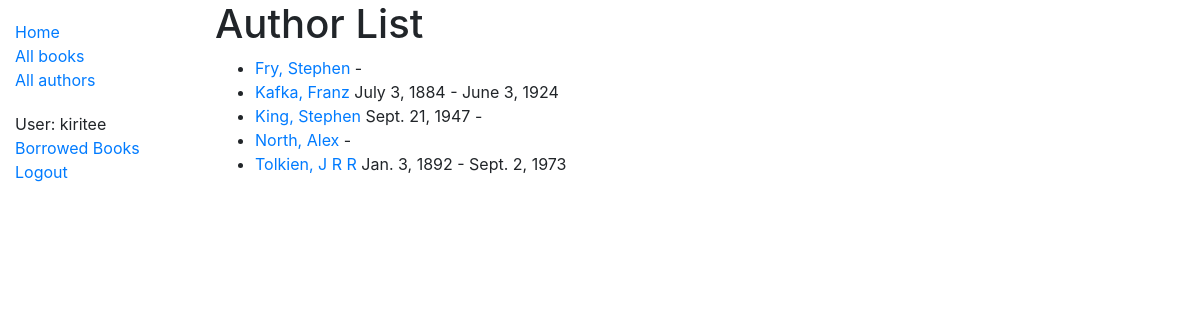
/catalog/authors/ (signed in), run on the app's committed database.
### catalog/models.py (models this page shows)
class Author(models.Model):
    first_name = models.CharField(max_length = 100)
    last_name = models.CharField(max_length = 100)
    date_of_birth = models.DateField('Born', null = True, blank = True)
    date_of_death = models.DateField('Died', null = True, blank = True)
    class Meta:
        ordering = ['last_name','first_name']
    def get_absolute_url(self):
        return reverse("author-detail", args=[str(self.id)])
    def __str__(self):
        return f'{self.last_name}, {self.first_name}'

### catalog/views.py (the view)
# urls.py: path('authors/',views.AuthorListView.as_view(), name = 'authors'),
class AuthorListView(generic.ListView):
    model = Author
    paginate_by = 10

### catalog/templates/catalog/author_list.html (shortened to what this page needs)
{% extends 'base-generic.html' %}
{%block content %}
    <h1>Author List</h1>
    {% if author_list %}
        <ul>
            {% for author in author_list %}
                <li>
                    <a href = '{{author.get_absolute_url}}'>{{author}}</a>
                    {% if author.date_of_birth is not None %}
                    {{author.date_of_birth}}
                {% endif %} -
                {% if author.date_of_death is not None %}
                {{author.date_of_death}}
                {% endif %}
                </li>
            {% endfor %}
        </ul>
    {% else %}
        <p> There are no authors in the library</p>
    {% endif %}
{% endblock %}

### catalog/templates/base-generic.html (shortened to what this page needs)
<!DOCTYPE html>
<html lang="en">
<head>
    <link rel="stylesheet" href="https://stackpath.bootstrapcdn.com/bootstrap/4.1.3/css/bootstrap.min.css"
>
    {% load static %}
    <link rel="stylesheet" href="{% static 'css/styles.css' %}">
</head>
<body>
    <div class="container-fluid">
        <div class="row">
            <div class="col-sm-2">
                {% block sidebar %}
                <ul class="sidebar-nav">
                    <li><a href="{% url 'index' %}">Home</a></li>
                    <li><a href="{% url 'books' %}">All books</a></li>
                    <li><a href="{% url 'authors' %}">All authors</a></li>
                {% if user.is_authenticated %}
                </ul>
                <ul class="sidebar-nav">
                        <li>User: {{ user.get_username }}</li>
                        <li><a href = "{% url 'my-borrowed' %}">Borrowed Books</a></li>
                        <li><a href= "{% url 'logout'%}?next={{request.path}}"> Logout</a></li>
                    {% else %}
                        <li><a href= "{% url 'login'%}?next={{request.path}}"> Login</a></li>
                    {% endif %}
                </ul>
                {% endblock %}
            </div>
            <div class="col-sm-10 ">
                {% block content %}{% endblock %}
            </div>
        </div>
    </div>
</body>
</html>

### catalog/static/css/styles.css (style rules this page uses)
.sidebar-nav { margin-top: 20px; padding: 0; list-style: none; }

### data on the page
Author: last_name+first_name "Fry, Stephen"
Author: last_name+first_name "Kafka, Franz", date_of_birth "July 3, 1884", date_of_death "June 3, 1924"
Author: last_name+first_name "King, Stephen", date_of_birth "Sept. 21, 1947"
Author: last_name+first_name "North, Alex"
Author: last_name+first_name "Tolkien, J R R", date_of_birth "Jan. 3, 1892", date_of_death "Sept. 2, 1973"

### other printed values
{{ user.get_username }} "kiritee"
